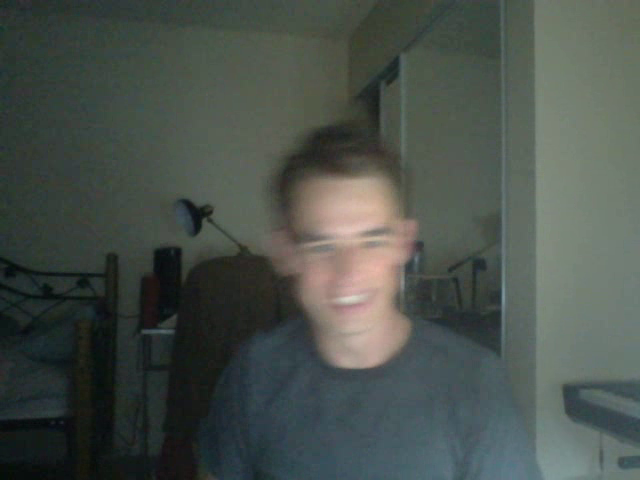
#> input picture frame 8 of Tommy/forNik/v2/mpi/vid1.avi, 640 x 480 px, given in place of the camera
$ python threadedAltSave.py
#> lines starting #> are read from the running program, lines starting #| are printed output that depends on the picture; pictures that were not available may be replaced by others from this repository, and a replacement may not be noted
### Tommy/forNik/v2/someSupport.py
import threading
import cv2
import numpy as np
import sys, os, time

path_to_mpi = 'mpi/'
fourcc = cv2.VideoWriter_fourcc(*'XVID')

reader1 = cv2.VideoCapture('vid1.avi')
reader2 = cv2.VideoCapture('vid2.avi')

writer1 = cv2.VideoWriter(path_to_mpi+'vid1.avi', fourcc, 20, (640,480), True)
writer2 = cv2.VideoWriter(path_to_mpi+'vid2.avi', fourcc, 20, (640,480), True)

class HaarThread(threading.Thread):
    def __init__(self, faceCL, noface_counter, frame):
        '''Overwriting super'''
        threading.Thread.__init__(self)
        self.breakNow = False
        self.started = False
        self.noFace = False

        self.faceCL = faceCL
        self.noface_counter = noface_counter
        self.frame = frame

    def run(self):
        '''Overwriting super'''
        print(self.name, "started")
        self.started = True
        self.searchForFaces()
        print(self.name, "closed")

    def release(self):
        self.breakNow = True

    def searchForFaces(self):
        '''
        Grab global frame read from camera
        search it for faces
        using haar cascades.
        '''
        while True:
            #print("ima thread")
            faces = self.faceCL.detectMultiScale(self.frame, 1.3, 5)
            if len(faces) > 0:
##                x,y = (faces[0][0], faces[0][1])
##                w,h = (faces[0][2], faces[0][3])
##                cv2.rectangle(self.frame, (x,y), (x+w,y+h), (255,0,0))

                self.noface_counter = 0
                self.noFace = False
            else:
                self.noface_counter += 1
                #print("no face for %d frames" %self.noface_counter)

            if self.breakNow:
                break

            #cv2.imshow('HT', self.frame)
            #cv2.moveWindow('HT', 800,10)


#### HELPER FUNCTIONS ####

# [21 lines left out: function read1_write2, not called in this run]

def read2_write1(frame_capture):
    '''Read from vid2.avi and write passed frame to vid1.avi'''
    global reader1, reader2, writer1, writer2

# [9 lines of commented-out code are left out]

    ret, frame_read = reader2.read()

    writer1.write(frame_capture)
    if ret:
        return frame_read
    else:
        return frame_capture

def close(reader, writer):
    reader.release()
    writer.release()

# [31 lines left out: functions init_read2_write1, init_read1_write2, not called in this run]

### Tommy/forNik/v2/threadedAltSave.py
import cv2
import numpy as np
import sys
import time
import threading
from someSupport import *

path_to_mpi = 'mpi/'
haar_path = 'C:/Users/Tommy/Anaconda3/Library/etc/haarcascades/'

faceCL = cv2.CascadeClassifier(haar_path+'haarcascade_frontalface_default.xml')

cap = cv2.VideoCapture(0)
ret, frame = cap.read()
#> frame is the input picture: shape (480, 640, 3); mean B, G, R 75.6, 81.4, 73.9


switch = False
newFace = False
wasNoFace = False
noface_counter = 0
noface_buffer = 100 #frames
faces = []

HT = HaarThread(faceCL, noface_counter, frame)

while True:
    #standard live capture
    ret, frame = cap.read()
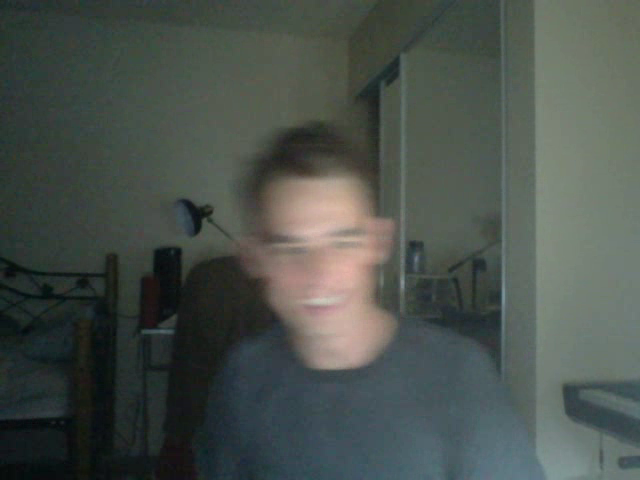
#> input picture frame 9 of Tommy/forNik/v2/mpi/vid1.avi, 640 x 480 px, given in place of the camera
#> frame is the input picture: shape (480, 640, 3); mean B, G, R 76.4, 81.8, 74.4
    gray = cv2.cvtColor(frame, cv2.COLOR_BGR2GRAY)
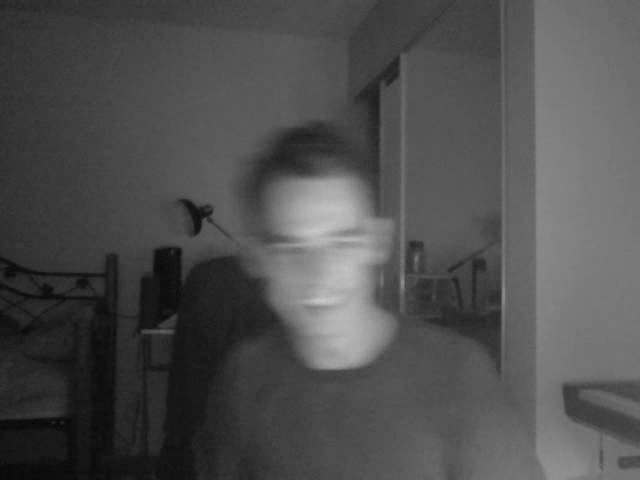
#> gray: shape (480, 640); min 5, max 200, mean 78.9
    frame_read = frame.copy()

    #HaarThread running
    if not HT.started:
        print("starting HT")
        HT.start()
    else:
        HT.frame = frame


    #### DETERMINING WHEN TO SWITCH VIDEOS ####
    if HT.noface_counter >= noface_buffer:
        ## IF no face seen for 100 frames, note that there isn't a face
        HT.noFace = True
        wasNoFace = True

    if HT.noFace:
        ## IF no faces, close the write and read videos
        print("closing video")
        if switch:
            close(reader1, writer2)
        else:
            close(reader2, writer1)

    if not HT.noFace and wasNoFace:
        ## IF face seen after period of no face being seen, note that this is a new face
        newFace = True
        wasNoFace = False

    if newFace:
        ## IF seeing a new face on screen, switch over to correct read and write files
        print("\n\nswitching\n\n")
        if switch:
            init_read2_write1()
        else:
            init_read1_write2()
        switch = not switch
        newFace = False

    #### READING, WRITING, and DISPLAYING FRAMES ####
    # If see a face: read from history, and write frame out
    if switch and not HT.noFace:
        frame_read = read1_write2(frame)
    elif not switch and not HT.noFace:
        frame_read = read2_write1(frame)

    frame_blend = cv2.addWeighted(frame, 0.5, frame_read, 0.5, 0)
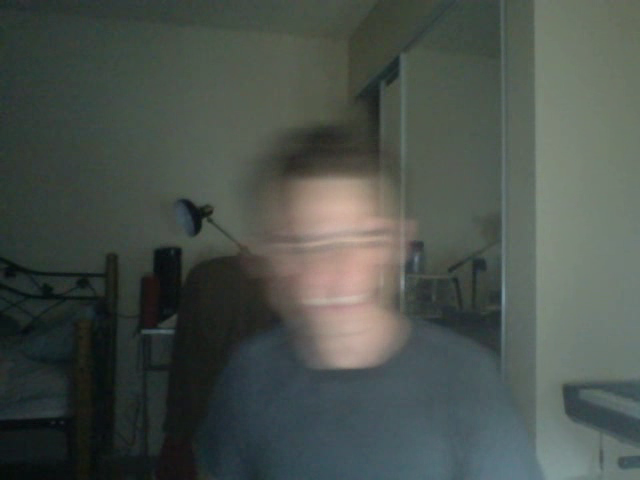
#> frame_blend: shape (480, 640, 3); mean B, G, R 76, 81.6, 74.1

##    if not (frame == frame_read).all():
##        print("\tSHOULD SEE BLEND")

    cv2.imshow("Temporal Blend", frame_blend)
    cv2.moveWindow("Temporal Blend", 10,10)
    if cv2.waitKey(33) == 27:
#> (key Esc is pressed here)
        break


## Close/Release/Join/Destroy everything
HT.release()
HT.join()
cap.release()
reader1.release()
reader2.release()
writer1.release()
writer2.release()

cv2.destroyAllWindows()
print("fin")

$ run again, starting later in the video
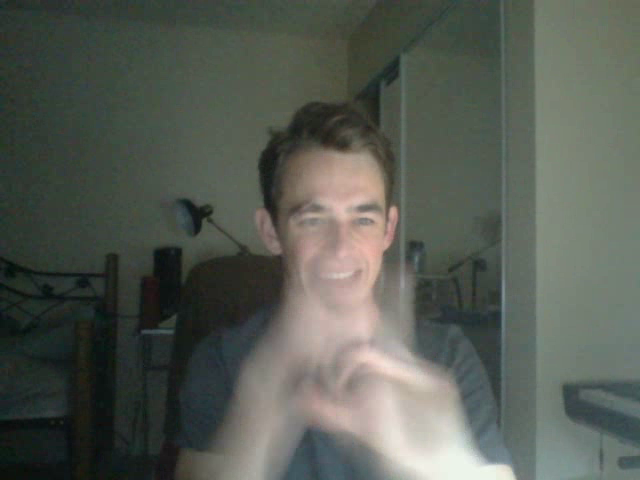
#> input picture frame 38 of Tommy/forNik/v2/mpi/vid1.avi, 640 x 480 px, given in place of the camera
#> frame is the input picture: shape (480, 640, 3); mean B, G, R 83.6, 91.8, 86.7
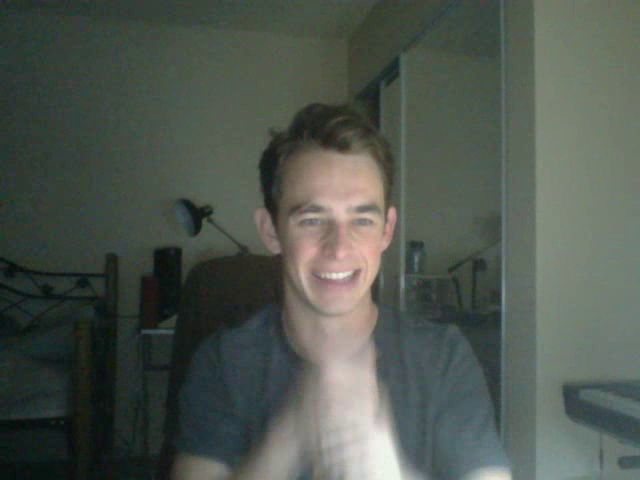
#> input picture frame 39 of Tommy/forNik/v2/mpi/vid1.avi, 640 x 480 px, given in place of the camera
#> frame is the input picture: shape (480, 640, 3); mean B, G, R 79.4, 87.1, 79.7
#> `frame_blend = cv2.addWeighted(frame, 0.5, frame_read, 0.5, 0)`:
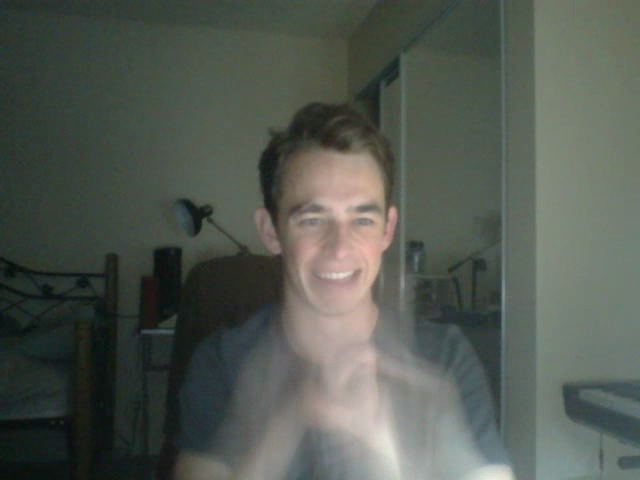
#> frame_blend: shape (480, 640, 3); mean B, G, R 81.5, 89.4, 83.2

$ run again, starting later in the video
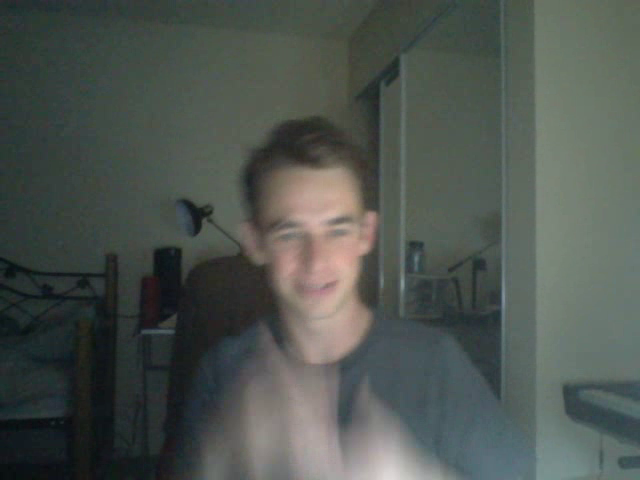
#> input picture frame 68 of Tommy/forNik/v2/mpi/vid1.avi, 640 x 480 px, given in place of the camera
#> frame is the input picture: shape (480, 640, 3); mean B, G, R 80, 85.2, 78.5
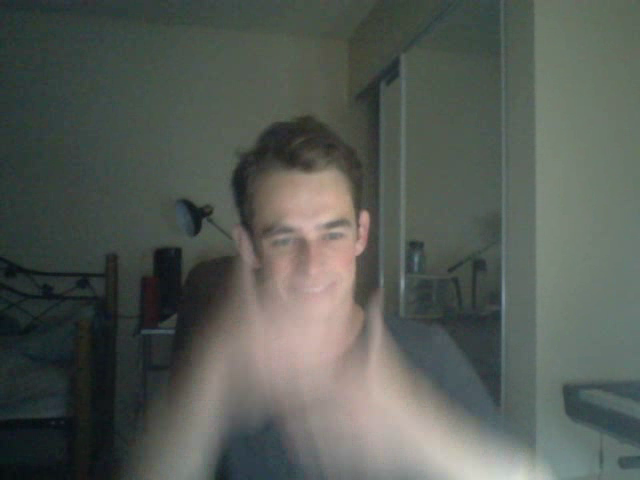
#> input picture frame 69 of Tommy/forNik/v2/mpi/vid1.avi, 640 x 480 px, given in place of the camera
#> frame is the input picture: shape (480, 640, 3); mean B, G, R 85.1, 91.1, 85.6
#> `frame_blend = cv2.addWeighted(frame, 0.5, frame_read, 0.5, 0)`:
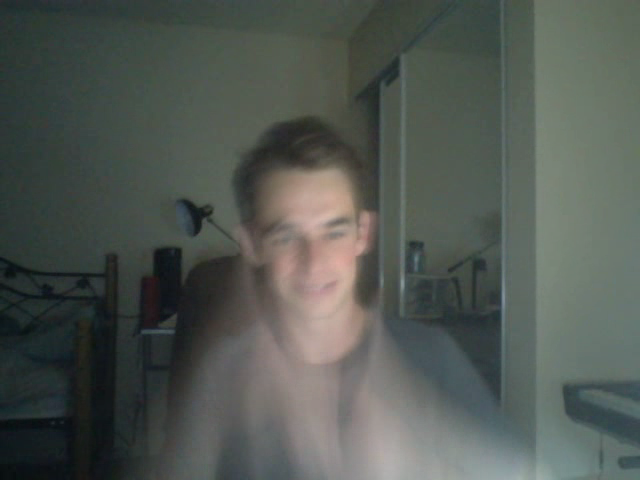
#> frame_blend: shape (480, 640, 3); mean B, G, R 82.6, 88.1, 82
